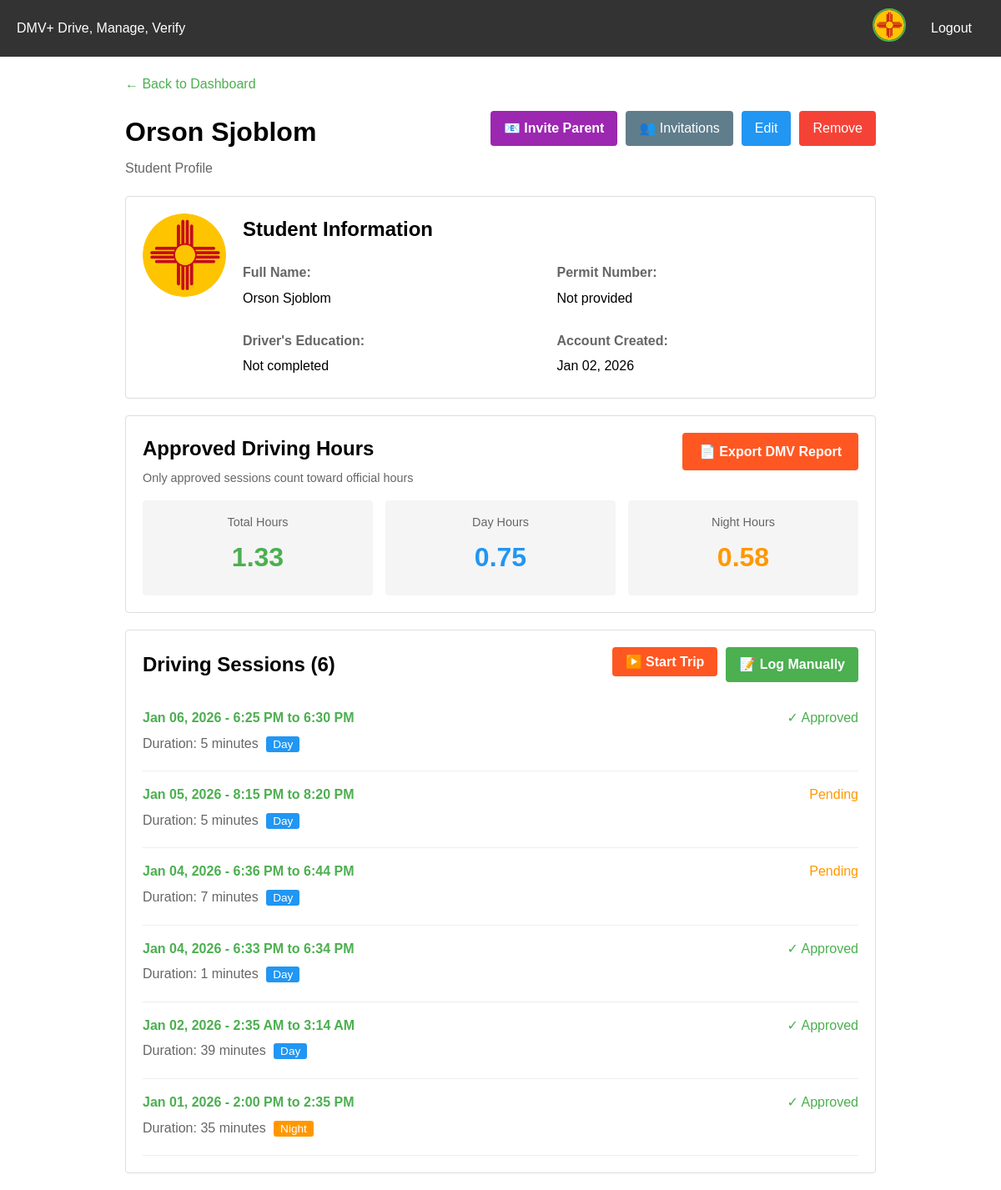
The app's page /parent/student/1/ (signed in), older data.
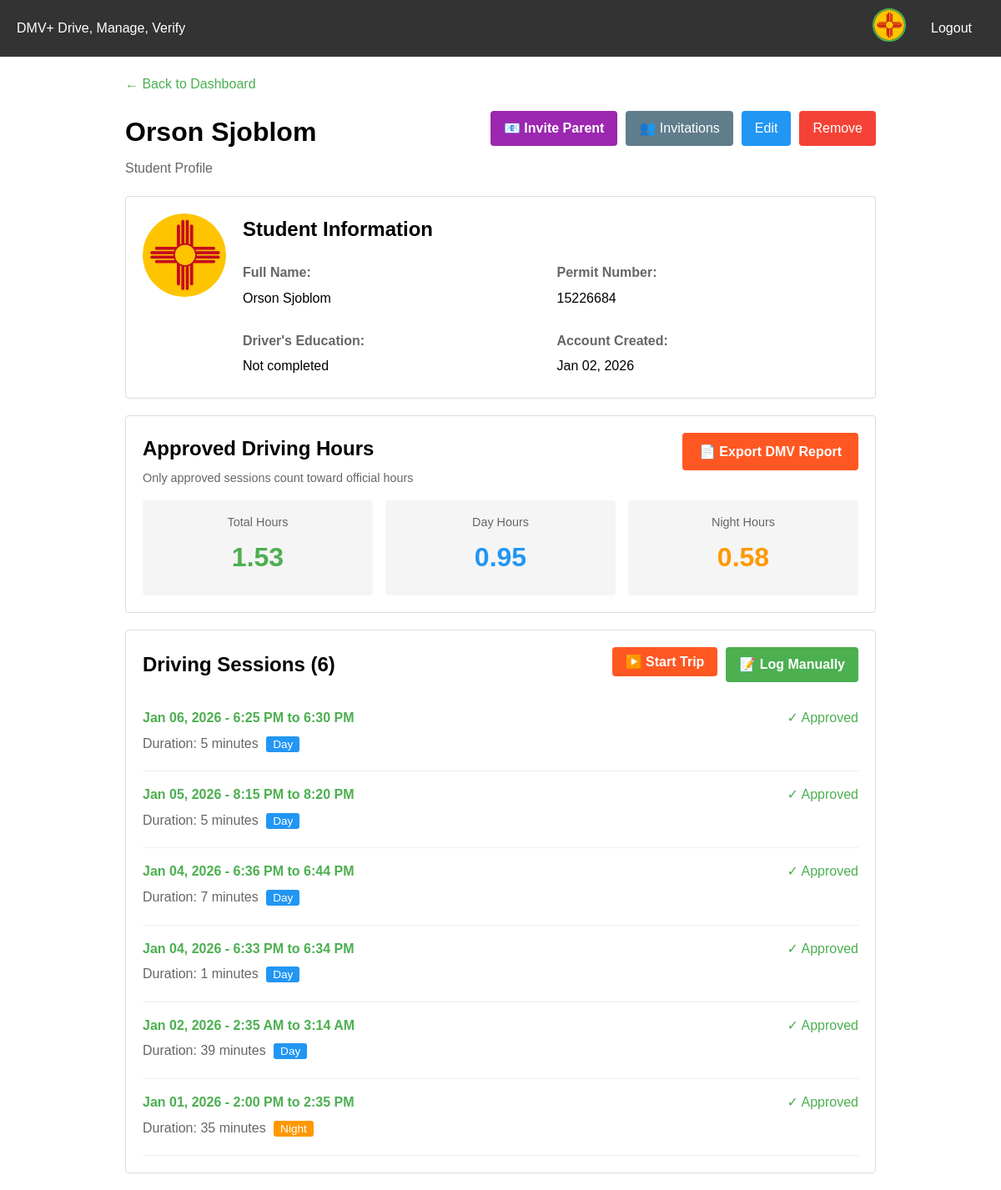
The same page, newer data.
### student/models/student_profile.py (models this page shows, shortened)
class StudentProfile(models.Model):
    user = models.OneToOneField(settings.AUTH_USER_MODEL, on_delete=models.CASCADE, null=True, blank=True, help_text="User account if student has claimed their profile.")
    first_name = models.CharField(max_length=100)
    last_name = models.CharField(max_length=100)
    permit_number = models.CharField(max_length=20, blank=True)
    photo = models.ImageField(upload_to="profile_photos/students/", blank=True, null=True)
    created_at = models.DateTimeField(auto_now_add=True)
    drivers_ed_date_completed = models.DateTimeField(blank=True, null=True)
    drivers_ed_completed = models.BooleanField(default=False)
    road_test_taken = models.DateTimeField(blank=True, null=True)
    road_test_passed = models.BooleanField(default=False)
    def get_photo_url(self):
        if self.photo:
            return self.photo.url
        return '/static/images/default_user.png'

### student/models/driving_sessions.py (models this page shows, shortened)
class Trip(models.Model):
    trip_id = models.UUIDField(primary_key=True, default=uuid.uuid4, editable=False)
    parent = models.ForeignKey('parent.ParentProfile', on_delete=models.CASCADE)
    student = models.ForeignKey('student.StudentProfile', on_delete=models.CASCADE)
    start_time = models.DateTimeField(blank=True, null=True)
    end_time = models.DateTimeField(blank=True, null=True)
    is_night = models.BooleanField(default=False)
    is_approved = models.BooleanField(default=False)
    is_active = models.BooleanField(default=False)
    duration = models.IntegerField(default=0)
    gps_data = models.JSONField(blank=True, null=True)
    created_at = models.DateTimeField(auto_now_add=True)

### parent/views.py (the view)
# urls.py: path('student/<int:student_id>/', views.view_student, name='view_student'),
@login_required
def view_student(request, student_id):
    if request.user.user_type != 'PARENT':
        raise PermissionDenied("Only parents can view student details.")
    try:
        parent_profile = ParentProfile.objects.get(user=request.user)
    except ParentProfile.DoesNotExist:
        messages.error(request, "Parent profile not found.")
        return redirect('dashboard')
    student = get_object_or_404(StudentProfile, id=student_id)
    relationship = ParentStudentRelationship.objects.filter(
        parent=parent_profile,
        student=student
    ).first()
    if not relationship:
        raise PermissionDenied("You don't have permission to view this student.")
    trips = Trip.objects.filter(student=student).order_by('-start_time')
    active_trip = trips.filter(is_active=True).first()
    has_active_trip = active_trip is not None
    active_trip_id = active_trip.trip_id if active_trip else None
    approved_completed_trips = trips.filter(is_approved=True, is_active=False)
    total_minutes = sum(trip.duration for trip in approved_completed_trips if trip.duration)
    total_hours = total_minutes / 60
    night_trips = approved_completed_trips.filter(is_night=True)
    night_minutes = sum(trip.duration for trip in night_trips if trip.duration)
    night_hours = night_minutes / 60
    context = {
        'student': student,
        'trips': trips,
        'total_hours': round(total_hours, 2),
        'night_hours': round(night_hours, 2),
        'day_hours': round(total_hours - night_hours, 2),
        'trip_count': trips.count(),
        'has_active_trip': has_active_trip,  # NEW
        'active_trip_id': active_trip_id,    # NEW
    }
    return render(request, 'parent/view_student.html', context)

### core/models/custom_user.py (called while the page is built)
    def get_full_name(self):
        full_name = f"{self.first_name} {self.last_name}"
        return full_name.strip()

### templates/parent/view_student.html (shortened to what this page needs)
{% extends 'base.html' %}
{% block content %}
<div class="container" style="max-width: 900px;">
    <div style="margin-bottom: 20px;">
        <a href="{% url 'parent_dashboard' %}" style="color: #4CAF50;">← Back to Dashboard</a>
    </div>
    <div style="display: flex; justify-content: space-between; align-items: start; margin-bottom: 20px;">
        <div>
            <h1 style="margin-bottom: 5px;">{{ student.first_name }} {{ student.last_name }}</h1>
            <p style="color: #666; margin: 0;">Student Profile</p>
        </div>
        <div style="display: flex; gap: 10px;">
            <a href="{% url 'invite_parent' student.id %}" style="display: inline-block; padding: 8px 16px; background-color: #9C27B0; color: white; text-decoration: none; border-radius: 4px; font-weight: bold;">
                📧 Invite Parent
            </a>
            <a href="{% url 'view_invitations' student.id %}" style="display: inline-block; padding: 8px 16px; background-color: #607D8B; color: white; text-decoration: none; border-radius: 4px;">
                👥 Invitations
            </a>
            <a href="{% url 'edit_student' student.id %}" style="display: inline-block; padding: 8px 16px; background-color: #2196F3; color: white; text-decoration: none; border-radius: 4px;">
                Edit
            </a>
            <a href="{% url 'delete_student' student.id %}" style="display: inline-block; padding: 8px 16px; background-color: #f44336; color: white; text-decoration: none; border-radius: 4px;">
                Remove
            </a>
        </div>
    </div>
    <div class="info-section" style="border: 1px solid #ddd; padding: 20px; border-radius: 4px; margin-bottom: 20px;">
        <div style="display: flex; gap: 20px; align-items: start;">
            <div style="flex-shrink: 0;">
                <div style="width: 100px; height: 100px; border-radius: 50%; overflow: hidden; background-color: #f5f5f5;">
                    <img
                        src="{{ student.get_photo_url }}"
                        alt="{{ student.first_name }} {{ student.last_name }}"
                        style="width: 100%; height: 100%; object-fit: cover;"
                        onerror="this.src='/static/images/default_user.png'"
                    >
                </div>
            </div>
            <div style="flex: 1;">
                <h2 style="margin-top: 0;">Student Information</h2>
                <div style="display: grid; grid-template-columns: 1fr 1fr; gap: 15px; margin-top: 15px;">
                    <div>
                        <p style="margin: 5px 0; color: #666;"><strong>Full Name:</strong></p>
                        <p style="margin: 5px 0;">{{ student.first_name }} {{ student.last_name }}</p>
                    </div>
                    <div>
                        <p style="margin: 5px 0; color: #666;"><strong>Permit Number:</strong></p>
                        <p style="margin: 5px 0;">{{ student.permit_number|default:"Not provided" }}</p>
                    </div>
                    <div>
                        <p style="margin: 5px 0; color: #666;"><strong>Driver's Education:</strong></p>
                        <p style="margin: 5px 0;">
                            {% if student.drivers_ed_completed %}
                                ✓ Completed
                            {% else %}
                                Not completed
                            {% endif %}
                        </p>
                    </div>
                    <div>
                        <p style="margin: 5px 0; color: #666;"><strong>Account Created:</strong></p>
                        <p style="margin: 5px 0;">{{ student.created_at|date:"M d, Y" }}</p>
                    </div>
                </div>
            </div>
        </div>
    </div>
    <div class="hours-section" style="border: 1px solid #ddd; padding: 20px; border-radius: 4px; margin-bottom: 20px;">
        <div style="display: flex; justify-content: space-between; align-items: start; margin-bottom: 15px;">
            <div>
                <h2 style="margin: 0;">Approved Driving Hours</h2>
                <p style="color: #666; font-size: 0.9em; margin: 5px 0 0 0;">Only approved sessions count toward official hours</p>
            </div>
            <a href="{% url 'export_student_hours_pdf' student.id %}"
               style="display: inline-block; padding: 10px 20px; background-color: #FF5722; color: white; text-decoration: none; border-radius: 4px; font-weight: bold; white-space: nowrap;"
               title="Download DMV Report">
                📄 Export DMV Report
            </a>
        </div>
        <div style="display: grid; grid-template-columns: repeat(3, 1fr); gap: 15px; margin-top: 15px;">
            <div style="text-align: center; padding: 15px; background-color: #f5f5f5; border-radius: 4px;">
                <p style="margin: 0; color: #666; font-size: 0.9em;">Total Hours</p>
                <p style="margin: 5px 0; font-size: 2em; font-weight: bold; color: #4CAF50;">{{ total_hours }}</p>
            </div>
            <div style="text-align: center; padding: 15px; background-color: #f5f5f5; border-radius: 4px;">
                <p style="margin: 0; color: #666; font-size: 0.9em;">Day Hours</p>
                <p style="margin: 5px 0; font-size: 2em; font-weight: bold; color: #2196F3;">{{ day_hours }}</p>
            </div>
            <div style="text-align: center; padding: 15px; background-color: #f5f5f5; border-radius: 4px;">
                <p style="margin: 0; color: #666; font-size: 0.9em;">Night Hours</p>
                <p style="margin: 5px 0; font-size: 2em; font-weight: bold; color: #FF9800;">{{ night_hours }}</p>
            </div>
        </div>
    </div>
    <div class="trips-section" style="border: 1px solid #ddd; padding: 20px; border-radius: 4px;">
        <div style="display: flex; justify-content: space-between; align-items: center; margin-bottom: 15px;">
            <h2 style="margin: 0;">Driving Sessions ({{ trip_count }})</h2>
            <div style="display: flex; gap: 10px;">
                {% if has_active_trip %}
                    <a href="{% url 'active_trip' active_trip_id %}" style="display: inline-block; padding: 8px 16px; background-color: #FF9800; color: white; text-decoration: none; border-radius: 4px; animation: pulse 2s infinite; text-decoration: none;">
                        ⏱️ Trip In Progress
                    </a>
                {% else %}
                    <form method="post" action="{% url 'start_trip' student.id %}" style="display: inline-block; margin: 0;">
                        <button type="submit" style="padding: 8px 16px; background-color: #FF5722; color: white; border: none; border-radius: 4px; cursor: pointer; font-weight: bold; font-size: inherit; font-family: inherit;">
                            ▶️ Start Trip
                        </button>
                    </form>
                {% endif %}
                <a href="{% url 'log_trip' student.id %}" style="display: inline-block; padding: 8px 16px; background-color: #4CAF50; color: white; text-decoration: none; border-radius: 4px; font-weight: bold;">
                    📝 Log Manually
                </a>
            </div>
        </div>
        {% if trips %}
            <div class="trip-list">
                {% for trip in trips %}
                    <div style="border-bottom: 1px solid #eee; padding: 15px 0;">
                        <div style="display: flex; justify-content: space-between; align-items: start;">
                            <div>
                                <p style="margin: 0; font-weight: bold;">
                                    {% if trip.is_active %}
                                        <a href="{% url 'active_trip' trip.trip_id %}" style="color: #FF9800; text-decoration: none;">
                                            ⏱️ In Progress - Started {{ trip.start_time|date:"M d, Y" }} at {{ trip.start_time|time:"g:i A" }}
                                        </a>
                                    {% else %}
                                        <a href="{% url 'view_trip' trip.trip_id %}" style="color: #4CAF50; text-decoration: none;">
                                            {{ trip.start_time|date:"M d, Y" }} - {{ trip.start_time|time:"g:i A" }}
                                            {% if trip.end_time %}
                                                to {{ trip.end_time|time:"g:i A" }}
                                            {% endif %}
                                        </a>
                                    {% endif %}
                                </p>
                                {% if not trip.is_active %}
                                    <p style="margin: 5px 0; color: #666;">
                                        Duration: {{ trip.duration }} minutes
                                        {% if trip.is_night %}
                                            <span style="background-color: #FF9800; color: white; padding: 2px 8px; border-radius: 3px; font-size: 0.85em; margin-left: 5px;">Night</span>
                                        {% else %}
                                            <span style="background-color: #2196F3; color: white; padding: 2px 8px; border-radius: 3px; font-size: 0.85em; margin-left: 5px;">Day</span>
                                        {% endif %}
                                    </p>
                                {% endif %}
                            </div>
                            <div>
                                {% if not trip.is_active %}
                                    {% if trip.is_approved %}
                                        <span style="color: #4CAF50;">✓ Approved</span>
                                    {% else %}
                                        <span style="color: #FF9800;">Pending</span>
                                    {% endif %}
                                {% endif %}
                            </div>
                        </div>
                    </div>
                {% endfor %}
            </div>
        {% endif %}
    </div>
</div>
{% endblock %}

### templates/base.html (shortened to what this page needs)
<!doctype html>
<html lang="en">
<head>
</head>
<body>
    {% if user.is_authenticated %}
    <nav>
        <span>DMV+   Drive, Manage, Verify</span>
        <div class="user-info">
            {% if user.user_type == 'PARENT' %}
                {% load static %}
                <a href="{% url 'edit_parent_profile' %}" title="Edit Profile">
                    <img
                        src="{% if user.parentprofile.photo %}{{ user.parentprofile.photo.url }}{% else %}/static/images/default_user.png{% endif %}"
                        alt="{{ user.get_full_name }}"
                        class="user-photo"
                        onerror="this.src='/static/images/default_user.png'"
                    >
                </a>
            {% else %}
                <span>{{ user.get_full_name|default:user.email }}</span>
            {% endif %}
            <a href="{% url 'logout' %}">Logout</a>
        </div>
    </nav>
    {% endif %}
    {% block content %}
    {% endblock %}
</body>
</html>

### templates/base.html (style rules this page uses)
* { margin: 0; padding: 0; box-sizing: border-box; }
body { font-family: Arial, sans-serif; line-height: 1.6; padding: 20px; }
.container { max-width: 500px; margin: 0 auto; }
h1 { margin-bottom: 10px; }
form { margin-top: 20px; }
button, .btn-primary { background-color: #4CAF50; color: white; padding: 10px 20px; border: none; border-radius: 4px; cursor: pointer; width: 100%; }
a { color: #4CAF50; text-decoration: none; }
nav { background-color: #333; color: white; padding: 10px 20px; margin: -20px -20px 20px -20px; display: flex; justify-content: space-between; align-items: center; }
nav a { color: white; margin-right: 15px; }
nav .user-info { display: flex; align-items: center; gap: 15px; }
.user-photo { width: 40px; height: 40px; border-radius: 50%; object-fit: cover; border: 2px solid #4CAF50; cursor: pointer; }

Row changes from the older to the newer data that the page shows:
changed StudentProfile "Orson": permit_number "Not provided" → "15226684"
changed Trip "Jan 05, 2026": is_approved "Pending" → "✓ Approved"
changed Trip "6:36 PM": is_approved "Pending" → "✓ Approved"
Text that changed along with them:
{{ total_hours }}: "1.33" → "1.53"
{{ day_hours }}: "0.75" → "0.95"
